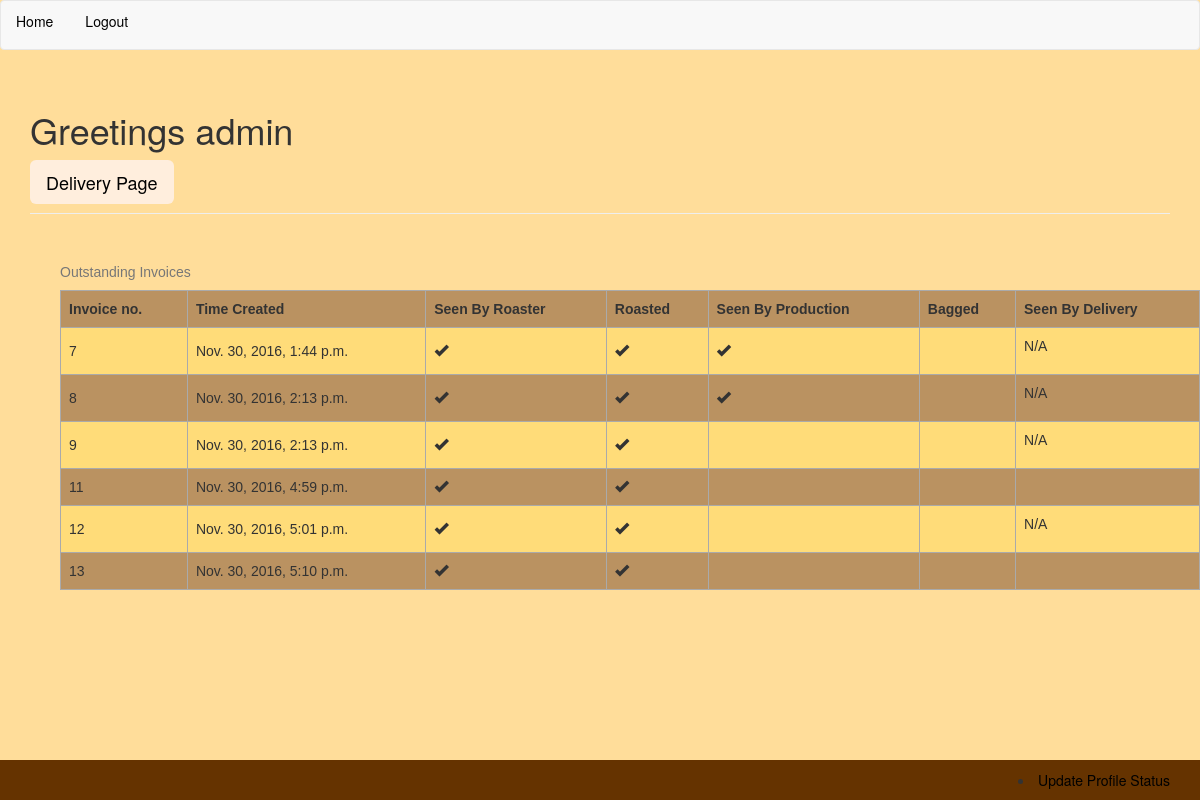
/ (signed in), run on an earlier commit of the app's database.
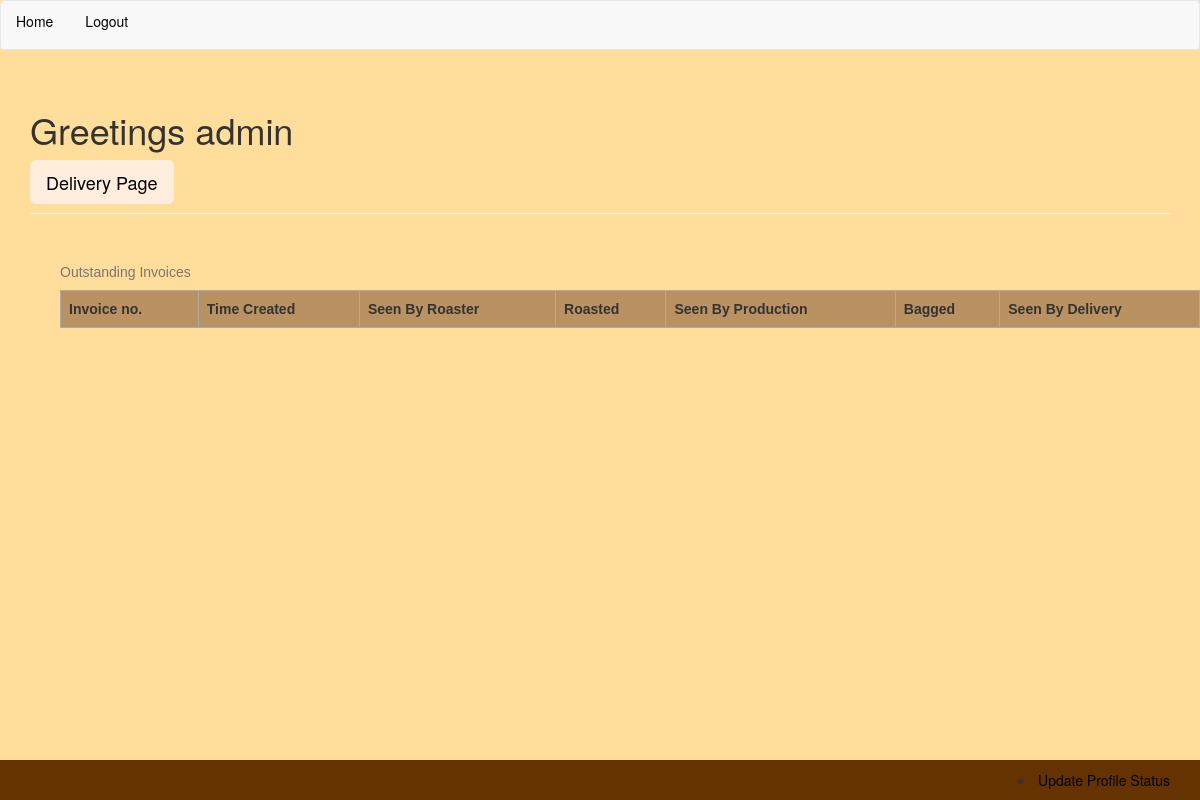
And on a later commit of the database.
### app/models.py (models this page shows, shortened)
class Invoice(models.Model):
    delivery = models.BooleanField()
    customer = models.CharField(max_length=50)
    customer_discount = models.CharField(max_length=20)
    time_created = models.DateTimeField(auto_now_add=True)
    roaster_seen = models.BooleanField(default=False)
    production_seen = models.BooleanField(default=False)
    shipping_seen = models.BooleanField(default=False)
    roaster_complete = models.BooleanField(default=False)
    production_complete = models.BooleanField(default=False)
    shipping_complete = models.BooleanField(default=False)

### app/views.py (the view)
# urls.py: url(r'^$', IndexView.as_view(), name="index_view"),
class IndexView(ListView):
    model = Invoice

### app/models.py (called while the page is built)
    @property
    def is_customer_service(self):
        return self.access_level == 'c'

    def is_roasting(self):
        return self.access_level == 'r'

    @property
    def is_production(self):
        return self.access_level == 'p'

    @property
    def is_delivery(self):
        return self.access_level == 'd'

### templates/app/invoice_list.html (shortened to what this page needs)
{% extends 'base.html' %}
{% block content %}
<div class="container">
<div class="page-header" >
  {% if not request.user.is_authenticated %}
    <h1>Welcome To RoastingCo Invoice Manager</h1>
    <h4>Please Login To Create And View Invoices</h4>
  {% else %}
  <h1>Greetings {{user}}</h1>
  {% if request.user.profile.is_delivery %}
  <form class="" action="{% url 'delivery_list_view' %}" method="get">
<input class="btn btn-default btn-lg" type="submit" name="" value="Delivery Page">
</form>
  {% endif %}
</div>
<div style="height:200x" class="container">
{% if object_list|length == 0 %}
  <div class="container">
    <h4>No Invoices Posted</h4>
  </div>
{% else %}
<div id=to1 class="container">
<table  >
    <caption>Outstanding Invoices</caption>
  <tr>
    <th>Invoice no. </th>
    <th>Time Created</th>
    <th>Seen By Roaster</th>
    <th>Roasted</th>
    <th>Seen By Production</th>
    <th>Bagged</th>
    <th>Seen By Delivery</th>
  </tr>
{% for invoice in object_list %}
  {% if  invoice.shipping_complete or not invoice.delivery and invoice.production_complete %}
  {% else %}
  <tr>
    <td>{{invoice.id}}</td>
    <td>{{invoice.time_created}}</td>
    <td><div class="">
      {% if invoice.roaster_seen %}
       <span class="glyphicon glyphicon-ok" aria-hidden="true"></span>
      {% endif %}
    </div></td>
    <td><div class="">
      {% if invoice.roaster_complete %}
       <span class="glyphicon glyphicon-ok" aria-hidden="true"></span>
      {% endif %}
    </div></td>
    <td><div class="">
      {% if invoice.production_seen %}
       <span class="glyphicon glyphicon-ok" aria-hidden="true"></span>
      {% endif %}
    </div></td>
    <td></td>
    <td><div class="">
      {% if not invoice.delivery %}
        <p>
          N/A
        </p>
      {% else %}
      {% if invoice.shipping_seen %}
       <span class="glyphicon glyphicon-ok" aria-hidden="true"></span>
      {% endif %}
      {% endif %}
    </div></td>
  </tr>
  {% endif %}
{% endfor %}
</table>
</div>
{% endif %}
{% endif %}
{% endblock %}

What changed in the data, as far as the page shows it:
no longer on this page (row edited): Invoice: id "7", time_created "Nov. 30, 2016, 1:44 p.m.", roaster_seen True (drawn), roaster_complete True (drawn), production_seen True (drawn), delivery "N/A"
no longer on this page (row edited): Invoice: id "8", time_created "Nov. 30, 2016, 2:13 p.m.", roaster_seen True (drawn), roaster_complete True (drawn), production_seen True (drawn), delivery "N/A"
no longer on this page (row edited): Invoice: id "9", time_created "Nov. 30, 2016, 2:13 p.m.", roaster_seen True (drawn), roaster_complete True (drawn), delivery "N/A"
no longer on this page (row edited): Invoice: id "11", time_created "Nov. 30, 2016, 4:59 p.m.", roaster_seen True (drawn), roaster_complete True (drawn)
no longer on this page (row edited): Invoice: id "12", time_created "Nov. 30, 2016, 5:01 p.m.", roaster_seen True (drawn), roaster_complete True (drawn), delivery "N/A"
no longer on this page (row edited): Invoice: id "13", time_created "Nov. 30, 2016, 5:10 p.m.", roaster_seen True (drawn), roaster_complete True (drawn)
